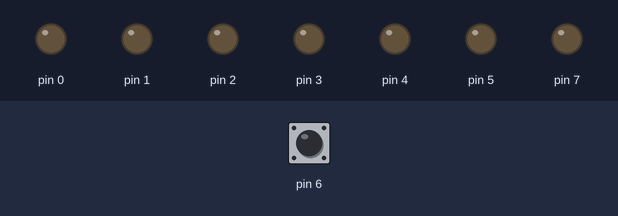
A sketch run on a simulated Arduino Uno, built with avr-gcc and run on an emulated ATmega328P. On the bench: output pins drawn as LEDs (lit = HIGH). The test bench sets the inputs (shaded band); at power-on: pin 6 HIGH.

Above: at 1.2 s.
1.3 s: pin 6 pulled LOW for 0.15 s
At 1.37 s:
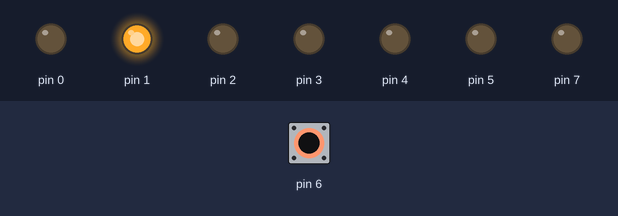
2.9 s: pin 6 pulled LOW for 3.2 s
At 6.6 s:
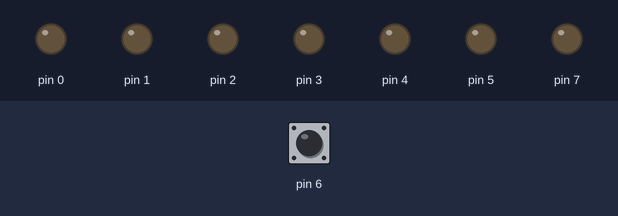
Timing chart, 0 to 8.1 s (numbered marks = the images above; inputs shaded):
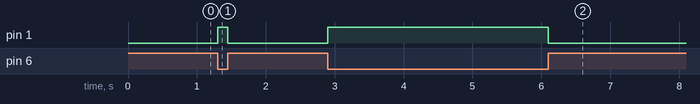

The sketch:

Lab02Zad01.ino
```cpp
void setup() {
  	DDRD = B10111111;
  	PORTD = B01000000;
}

void loop() {

  if(bitRead(PIND, 6)  == 0) {
  	 PORTD = B01000010;
  }
  else {
     PORTD = B01000000;
  }

}
```

Measured:
- after the input at 1.3 s, pin 1: LOW → HIGH at once, → LOW 0.15 s later
- after the input at 2.9 s, pin 1: LOW → HIGH at once, → LOW 3.2 s later
